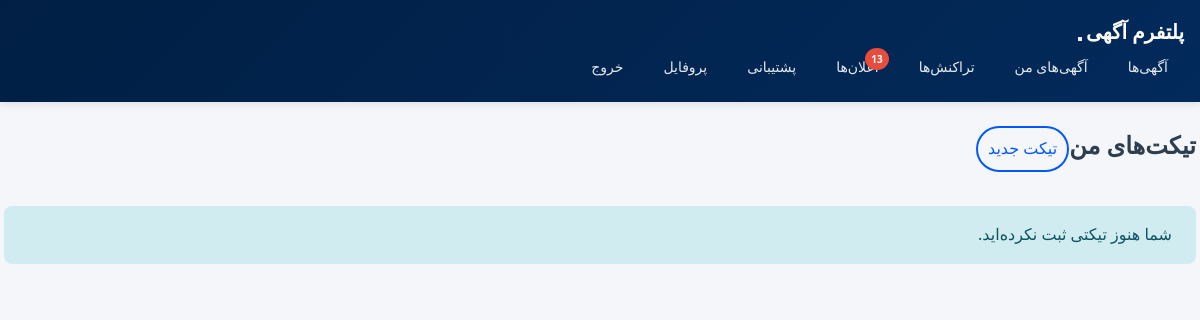
The page /tickets/ (signed in) on the database as committed earlier.
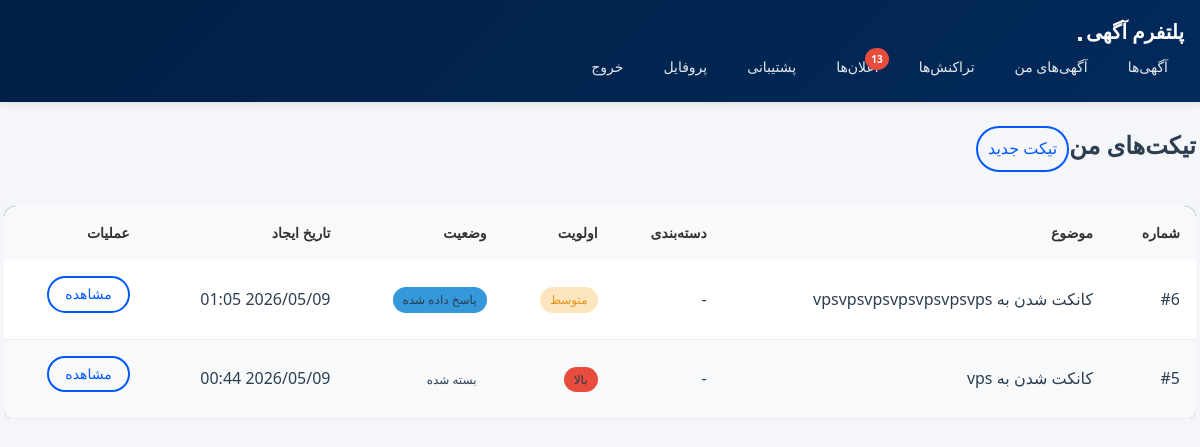
The same page on the database as committed later.
### tickets/models.py (models this page shows, shortened)
class Ticket(models.Model):
    STATUS_CHOICES = [
        ('open', 'باز'),
        ('answered', 'پاسخ داده شده'),
        ('closed', 'بسته شده'),
    ]
    PRIORITY_CHOICES = [
        ('low', 'کم'),
        ('medium', 'متوسط'),
        ('high', 'بالا'),
    ]
    user = models.ForeignKey(settings.AUTH_USER_MODEL, on_delete=models.CASCADE, related_name='tickets', verbose_name='کاربر')
    subject = models.CharField(max_length=200, verbose_name='موضوع')
    category = models.ForeignKey(Category, on_delete=models.SET_NULL, null=True, blank=True, related_name='tickets', verbose_name='دسته‌بندی')
    priority = models.CharField(max_length=10, choices=PRIORITY_CHOICES, default='medium', verbose_name='اولویت')
    status = models.CharField(max_length=10, choices=STATUS_CHOICES, default='open', verbose_name='وضعیت')
    created_at = models.DateTimeField(auto_now_add=True, verbose_name='تاریخ ایجاد')
    updated_at = models.DateTimeField(auto_now=True, verbose_name='تاریخ بروزرسانی')
    class Meta:
        verbose_name = 'تیکت'
        verbose_name_plural = 'تیکت‌ها'
        ordering = ['-created_at']

### tickets/views.py (the view)
# urls.py: path('', views.ticket_list, name='ticket_list'),
@login_required
def ticket_list(request):
    tickets = Ticket.objects.filter(user=request.user).order_by('-created_at')
    return render(request, 'tickets/ticket_list.html', {'tickets': tickets})

### notifications/context_processors.py (called while the page is built)
def unread_notifications_count(request):
    if request.user.is_authenticated:
        count = Notification.objects.filter(recipient=request.user, is_read=False).count()
        return {'unread_notifications_count': count}
    return {'unread_notifications_count': 0}

### templates/tickets/ticket_list.html (shortened to what this page needs)
{% extends 'base.html' %}
{% block content %}
<div class="row">
    <div class="col-md-12">
        <div class="d-flex justify-content-between align-items-center mb-4">
            <h2>تیکت‌های من</h2>
            <a href="{% url 'tickets:ticket_create' %}" class="btn btn-primary">تیکت جدید</a>
        </div>
        {% if tickets %}
        <div class="table-responsive">
            <table class="table table-striped">
                <thead>
                    <tr>
                        <th>شماره</th>
                        <th>موضوع</th>
                        <th>دسته‌بندی</th>
                        <th>اولویت</th>
                        <th>وضعیت</th>
                        <th>تاریخ ایجاد</th>
                        <th>عملیات</th>
                    </tr>
                </thead>
                <tbody>
                    {% for ticket in tickets %}
                    <tr>
                        <td>#{{ ticket.id }}</td>
                        <td>{{ ticket.subject }}</td>
                        <td>
                            {% if ticket.category %}
                            <span class="badge bg-info">{{ ticket.category.name }}</span>
                            {% else %}
                            -
                            {% endif %}
                        </td>
                        <td>
                            {% if ticket.priority == 'low' %}
                            <span class="badge bg-info">کم</span>
                            {% elif ticket.priority == 'medium' %}
                            <span class="badge bg-warning">متوسط</span>
                            {% else %}
                            <span class="badge bg-danger">بالا</span>
                            {% endif %}
                        </td>
                        <td>
                            {% if ticket.status == 'open' %}
                            <span class="badge bg-success">باز</span>
                            {% elif ticket.status == 'answered' %}
                            <span class="badge bg-primary">پاسخ داده شده</span>
                            {% else %}
                            <span class="badge bg-secondary">بسته شده</span>
                            {% endif %}
                        </td>
                        <td>{{ ticket.created_at|date:"Y/m/d H:i" }}</td>
                        <td>
                            <a href="{% url 'tickets:ticket_detail' ticket.pk %}" class="btn btn-sm btn-primary">مشاهده</a>
                        </td>
                    </tr>
                    {% endfor %}
                </tbody>
            </table>
        </div>
        {% else %}
        <div class="alert alert-info">
            شما هنوز تیکتی ثبت نکرده‌اید.
        </div>
        {% endif %}
    </div>
</div>
{% endblock %}

### templates/base.html (shortened to what this page needs)
{% load static %}
<!DOCTYPE html>
<html lang="fa" dir="rtl">
<head>
    <link rel="stylesheet" href="{% static 'css/styles.css' %}">
</head>
<body>
    <nav class="navbar navbar-expand-lg navbar-dark bg-primary">
        <div class="container">
            <a class="navbar-brand" href="{% url 'core:home' %}">پلتفرم آگهی</a>
            <button class="navbar-toggler" type="button" data-bs-toggle="collapse" data-bs-target="#navbarNav">
            </button>
            <div class="collapse navbar-collapse" id="navbarNav">
                <div class="navbar-nav me-auto">
                    <a class="nav-link" href="{% url 'listings:listing_list' %}">آگهی‌ها</a>
                    {% if user.is_authenticated %}
                    <a class="nav-link" href="{% url 'listings:my_listings' %}">آگهی‌های من</a>
                    <a class="nav-link" href="{% url 'payments:my_transactions' %}">تراکنش‌ها</a>
                    <a class="nav-link notification-link" href="{% url 'notifications:notification_list' %}">
                        <span class="notification-badge">
                            اعلان‌ها
                            {% if unread_notifications_count > 0 %}
                            <span class="badge">{{ unread_notifications_count }}</span>
                            {% endif %}
                        </span>
                    </a>
                    <a class="nav-link" href="{% url 'tickets:ticket_list' %}">پشتیبانی</a>
                    <a class="nav-link" href="{% url 'accounts:profile' %}">پروفایل</a>
                    <a class="nav-link" href="{% url 'accounts:logout' %}">خروج</a>
                    {% else %}
                    <a class="nav-link" href="{% url 'accounts:login' %}">ورود</a>
                    <a class="nav-link" href="{% url 'accounts:register' %}">ثبت‌نام</a>
                    {% endif %}
                </div>
            </div>
        </div>
    </nav>
    <div class="container mt-4">
        {% block content %}{% endblock %}
    </div>
</body>
</html>

### static/css/styles.css (style rules this page uses)
:root { --primary-color: #011f44; --secondary-color: #022a5b; --accent-color: #3498db; --blu-color: #0058ff; --blu-durk-color: #0544bb; --success-color: #27ae60; --danger-color: #e74c3c; --warning-color: #f39c12d9; --info-color: #16a085cc; --light-bg: #ecf0f1; --dark-bg: #1a252f; --body-bg: #f5f6fa; --white-bg: #ffffff; --text-primary: #2c3e50; --text-secondary: #737879; --text-muted: #999; --border-color: #bdc3c7; --border-light: #dee2e6; --border-dark: #ddd; --card-shadow: 0 2px 8px rgba(0, 0, 0, 0.1); --hover-shadow: 0 4px 16px rgba(0, 0, 0, 0.15); --modal-shadow: 0 4px 6px rgba(0, 0, 0, 0.1); --border-radius-sm: 4px; --border-radius-md: 8px; --border-radius-lg: 12px; --border-radius-xl: 14px; --border-radius-50: 16px; --border-radius-999: 999px; --spacing-xs: 0.25rem; --spacing-sm: 0.5rem; --spacing-md: 1rem; --spacing-lg: 1.5rem; --spacing-xl: 2rem; --spacing-xxl: 3rem; --font-size-xs: 10px; --font-size-sm: 12px; --font-size-base: 14px; --font-size-md: 16px; --font-size-lg: 18px; --font-size-xl: 20px; --font-size-xxl: 22px; --transition-base: all 0.3s ease; }
* { margin: 0; padding: 0; box-sizing: border-box; }
body { font-family: system-ui; background-color: var(--body-bg); color: var(--text-primary); line-height: 1.6; direction: rtl; }
.navbar { background: linear-gradient(135deg, var(--primary-color) 0%, var(--secondary-color) 100%); padding: var(--spacing-md) 0; box-shadow: var(--card-shadow); }
.navbar-brand { font-size: var(--font-size-xl); font-weight: bold; color: var(--white-bg) !important; text-decoration: none; transition: var(--transition-base); }
.navbar-nav { display: flex; gap: var(--spacing-sm); list-style: none; margin: 0; }
.nav-link { color: rgba(255, 255, 255, 0.9) !important; text-decoration: none; padding: var(--spacing-sm) var(--spacing-md); border-radius: var(--border-radius-md); transition: var(--transition-base); font-size: var(--font-size-base); }
.nav-link.notification-link { position: relative; }
.notification-badge { position: relative; display: inline-block; }
.notification-badge .badge { position: absolute; top: -8px; right: -10px; padding: 3px 6px; border-radius: 50%; background: var(--danger-color); color: var(--white-bg); font-size: var(--font-size-xs); font-weight: bold; }
.container { max-width: 1200px; margin: 0 auto; padding: 0 var(--spacing-md); }
.btn { padding: 8px 10px; border-radius: var(--border-radius-999); border-color: rgb(0 88 255); ; border: none; font-size: var(--font-size-md); font-weight: 500; cursor: pointer; transition: var(--transition-base); text-decoration: none; display: inline-block; text-align: center; margin-bottom: 10px; }
.btn-primary { color: var(--blu-color); border: 2px solid var(--blu-color); ; }
.btn-sm { padding: 5px var(--spacing-md); font-size: var(--font-size-base); }
.badge { display: inline-block; padding: 3px 10px; font-size: var(--font-size-sm); font-weight: 400; border-radius: var(--border-radius-999); }
.badge-warning, .bg-warning { background-color: #f9bc5c63; color: #e49518; }
.badge-danger, .bg-danger { background-color: var(--danger-color); }
.badge-primary, .bg-primary { background-color: var(--accent-color); }
.table-responsive { overflow-x: auto; margin-bottom: var(--spacing-lg); }
.table, .data-table { width: 100%; border-collapse: collapse; background: var(--white-bg); border-radius: var(--border-radius-lg); overflow: hidden; box-shadow: var(--card-shadow); }
.table thead, .data-table thead { background: linear-gradient(135deg, var(--primary-color) 0%, var(--secondary-color) 100%); color: var(--white-bg); }
.table th, .data-table th { padding: var(--spacing-md); text-align: right; font-weight: 600; font-size: var(--font-size-base); background: #f8f9fa; color: #333; }
.table td, .data-table td { padding: var(--spacing-md); border-bottom: 1px solid var(--light-bg); color: var(--text-primary); }
.table-striped tbody tr:nth-child(even) { background-color: #f8f9fa; }
.row { display: flex; flex-wrap: wrap; margin: 0 -0.75rem; }
.col-md-12 { flex: 0 0 100%; max-width: 100%; }
.mt-4 { margin-top: var(--spacing-lg); }
.mb-4 { margin-bottom: var(--spacing-lg); }
.d-flex { display: flex; }

Rows that differ between the two databases and show on the page:
added Ticket: id "6", subject "کانکت شدن به vpsvpsvpsvpsvpsvpsvps", priority "متوسط", status "پاسخ داده شده", created_at "2026/05/09 01:05"
added Ticket: id "5", subject "کانکت شدن به vps", priority "بالا", status "بسته شده", created_at "2026/05/09 00:44"
Other text that changed with them:
text no longer shown: "شما هنوز تیکتی ثبت نکرده‌اید."
text now shown: "شماره موضوع دسته‌بندی اولویت وضعیت تاریخ ایجاد عملیات"
